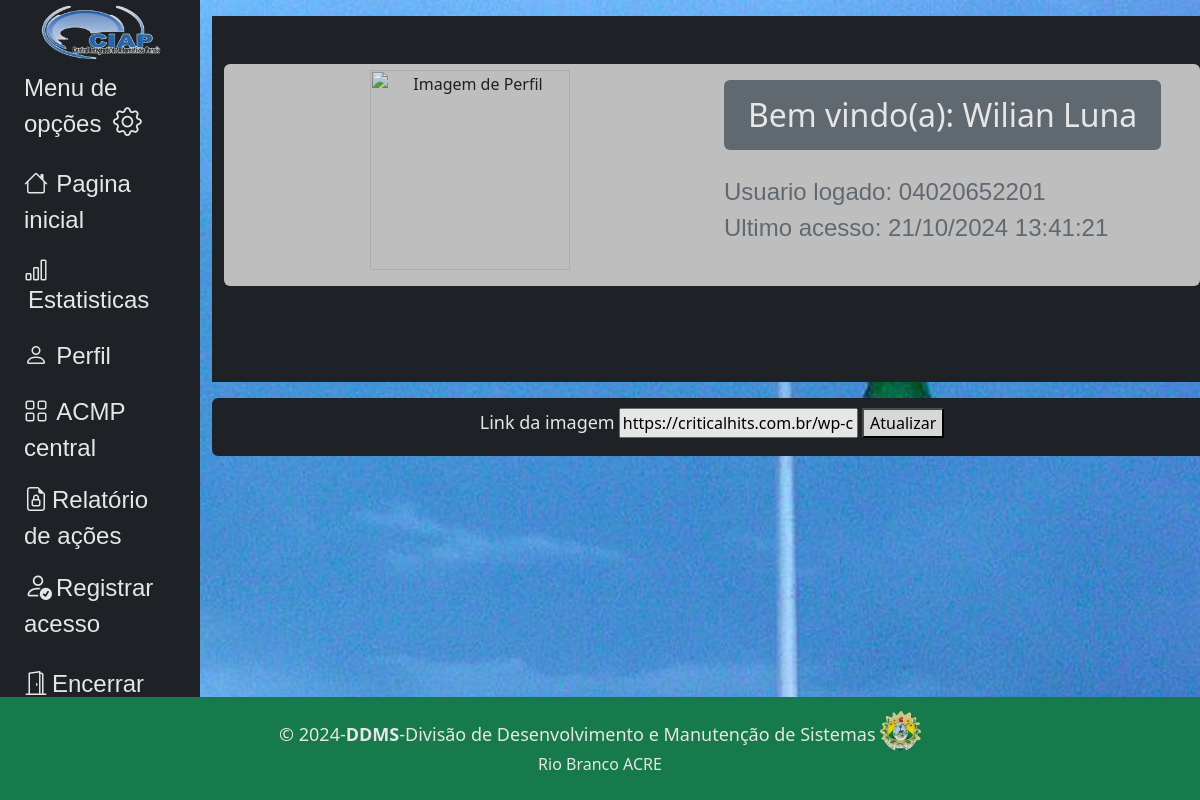
/base/perfil/ (signed in), run on an earlier commit of the app's database.
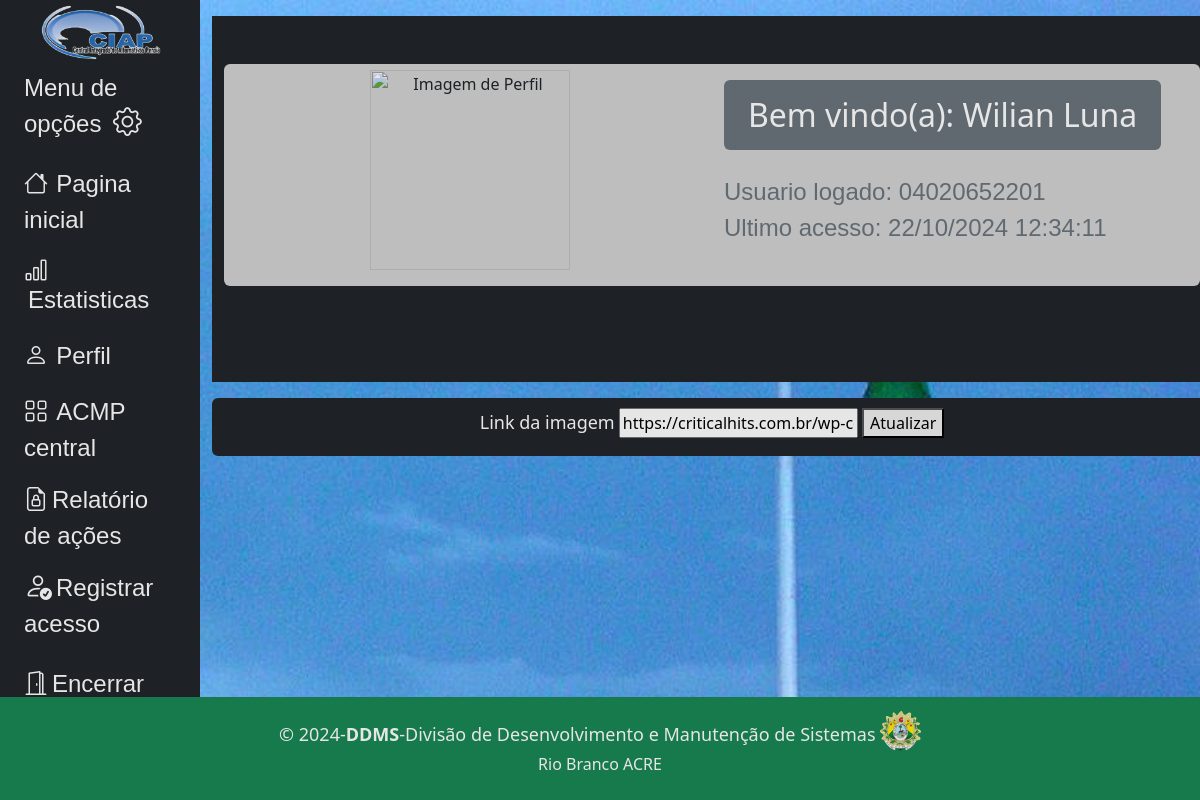
And on a later commit of the database.
### core/models.py (models this page shows, shortened)
class User(AbstractBaseUser, PermissionsMixin):
    cpf = models.CharField(max_length=11, unique=True)
    nome = models.CharField(max_length=255, default='')
    profile_image = models.URLField(max_length=200, blank=True, null=True)
    is_active = models.BooleanField(default=True)
    is_staff = models.BooleanField(default=False)
    USERNAME_FIELD = 'cpf'
    REQUIRED_FIELDS = []
    objects = UserManager()

### core/views.py (the view)
# urls.py: path('base/perfil/', views.atualizar_perfil_img, name='perfil'),
def atualizar_perfil_img(request):
    if request.user.is_authenticated:
        user = request.user  # Now it's guaranteed to be a User instance
        if request.method == 'POST':
            form = UserForm(request.POST, instance=user)
            if form.is_valid():
                form.save()
                return redirect('perfil')
        else:
            form = UserForm(instance=user)
        return render(request, 'account/perfil.html', {'form': form})
    else:
        return redirect('login_new')  # Redirect to login if not authenticated

### core/forms.py
class UserForm(forms.ModelForm):
    class Meta:
        model = User
        fields = ['profile_image']

### templates/account/perfil.html (shortened to what this page needs)
{% extends 'commons/include/new_base.html' %}
{% load static %}
{% block content %}
<section class="bg-dark py-5">
    <div class="container">
        <div class="row">
            <div class="col-lg-12 mb-4 mb-sm-5">
                <div class="card card-style1 border-0">
                    <div class="card-body p-1-9 p-sm-2-3 p-md-6 p-lg-7">
                        <div class="row align-items-center">
                            <div class="col-lg-6 mb-4 mb-lg-0 text-center">
                            <img src="{{ user.profile_image }}" alt="Imagem de Perfil" onerror="this.src='https://th.bing.com/th/id/R.b84e94b34cf94cf7df6534beca0f18be?rik=A7grf4rTsFJAlQ&riu=http%3a%2f%2fassets.stickpng.com%2fthumbs%2f585e4beacb11b227491c3399.png&ehk=%2f7DjJ5adkIYfWfL4YSP4uLobeynRdeglnEPUcDrHr%2bM%3d&risl=&pid=ImgRaw&r=0'" style="height: 200px;" autocomplete="off">
                            </div>
                            <div class="col-lg-6 px-xl-10">
                                <div class="bg-secondary d-lg-inline-block py-3 px-3 px-sm-4 mb-4 rounded">
                                    <h3 class="h2 text-white mb-0">Bem vindo(a): {{ user.nome }}</h3>
                                </div>
                                <ul class="list-unstyled mb-4">
                                    <li class="mb-2">
                                        <span class="text-secondary me-2 font-weight-600">Usuario logado: {{ user.cpf }}</span>
                                        <br>
                                        <span class="text-secondary me-2 font-weight-600">Ultimo acesso: {{ user.last_login }}</span>
                                    </li>
                                </ul>
                            </div>
                        </div>
                    </div>
                </div>
            </div>
        </div>
    </div>
</section>
<div class="container border border-2 border-dark bg-dark d-flex justify-content-center rounded mt-3">
    <form method="post" class="mt-2" enctype="multipart/form-data">
        <label class="text-white">Link da imagem</label>
        {{ form.profile_image }}
        <button type="submit">Atualizar</button>
    </form>
    <br>
</div>
<footer class="bg-success text-white text-center py-4 mt-5 fixed-bottom">
    <div class="container">
        <p class="mb-1" style="font-size: large;">&copy; 2024-<strong>DDMS</strong>-Divisão de Desenvolvimento e Manutenção de Sistemas
            <img src="{{ MEDIA_URL }}/media/brasaoacre.png" class="img-fluid" alt="Logo" style="height: 40px;"></p>
        <p class="mb-0">Rio Branco ACRE</p>
    </div>
</footer>
{% endblock content %}

What changed in the data, as far as the page shows it:
changed User "Wilian Luna": last_login "21/10/2024 13:41:21" → "22/10/2024 12:34:11"
